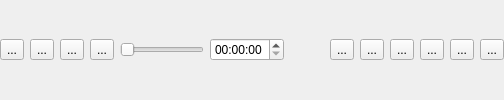
<?xml version="1.0" encoding="UTF-8"?>
<ui version="4.0">
 <class>MyMediaPlayer</class>
 <widget class="QWidget" name="MyMediaPlayer">
  <property name="sizePolicy">
   <sizepolicy hsizetype="Preferred" vsizetype="Fixed">
    <horstretch>0</horstretch>
    <verstretch>0</verstretch>
   </sizepolicy>
  </property>
  <property name="windowTitle">
   <string>Form</string>
  </property>
  <layout class="QVBoxLayout" name="verticalLayout">
   <property name="leftMargin">
    <number>0</number>
   </property>
   <property name="topMargin">
    <number>0</number>
   </property>
   <property name="rightMargin">
    <number>0</number>
   </property>
   <property name="bottomMargin">
    <number>0</number>
   </property>
   <item>
    <layout class="QHBoxLayout" name="horizontalLayout">
     <item>
      <widget class="QToolButton" name="btn_load">
       <property name="text">
        <string>...</string>
       </property>
      </widget>
     </item>
     <item>
      <widget class="QToolButton" name="btn_start">
       <property name="text">
        <string>...</string>
       </property>
      </widget>
     </item>
     <item>
      <widget class="QToolButton" name="btn_pause">
       <property name="text">
        <string>...</string>
       </property>
      </widget>
     </item>
     <item>
      <widget class="QToolButton" name="btn_stop">
       <property name="text">
        <string>...</string>
       </property>
      </widget>
     </item>
     <item>
      <widget class="QSlider" name="sl_movie">
       <property name="orientation">
        <enum>Qt::Horizontal</enum>
       </property>
      </widget>
     </item>
     <item>
      <widget class="QTimeEdit" name="te_position">
       <property name="frame">
        <bool>true</bool>
       </property>
       <property name="displayFormat">
        <string>HH:mm:ss</string>
       </property>
      </widget>
     </item>
     <item>
      <spacer name="horizontalSpacer">
       <property name="orientation">
        <enum>Qt::Horizontal</enum>
       </property>
       <property name="sizeHint" stdset="0">
        <size>
         <width>40</width>
         <height>20</height>
        </size>
       </property>
      </spacer>
     </item>
     <item>
      <widget class="QToolButton" name="btn_first">
       <property name="text">
        <string>...</string>
       </property>
      </widget>
     </item>
     <item>
      <widget class="QToolButton" name="btn_prev">
       <property name="text">
        <string>...</string>
       </property>
      </widget>
     </item>
     <item>
      <widget class="QToolButton" name="btn_prev_frame">
       <property name="text">
        <string>...</string>
       </property>
      </widget>
     </item>
     <item>
      <widget class="QToolButton" name="btn_next_frame">
       <property name="text">
        <string>...</string>
       </property>
      </widget>
     </item>
     <item>
      <widget class="QToolButton" name="btn_next">
       <property name="text">
        <string>...</string>
       </property>
      </widget>
     </item>
     <item>
      <widget class="QToolButton" name="btn_last">
       <property name="text">
        <string>...</string>
       </property>
      </widget>
     </item>
    </layout>
   </item>
  </layout>
 </widget>
 <tabstops>
  <tabstop>btn_load</tabstop>
  <tabstop>btn_start</tabstop>
  <tabstop>btn_pause</tabstop>
  <tabstop>btn_stop</tabstop>
  <tabstop>sl_movie</tabstop>
  <tabstop>te_position</tabstop>
  <tabstop>btn_first</tabstop>
  <tabstop>btn_prev</tabstop>
  <tabstop>btn_prev_frame</tabstop>
  <tabstop>btn_next_frame</tabstop>
  <tabstop>btn_next</tabstop>
  <tabstop>btn_last</tabstop>
 </tabstops>
 <resources/>
 <connections/>
</ui>
